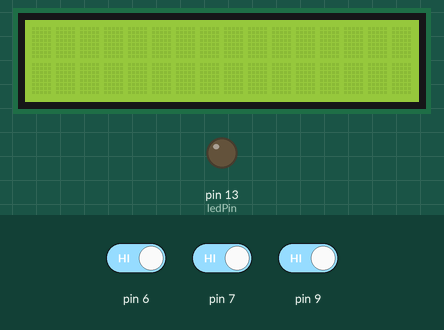
The sketch below on a simulated Arduino Uno, built with avr-gcc and run on an emulated ATmega328P. Parts: 16×2 character LCD, output pins drawn as LEDs (lit = HIGH). The test bench sets the inputs (shaded band); at power-on: pin 6 HIGH, pin 7 HIGH, pin 9 HIGH. What the sketch prints to the serial monitor is not drawn.

Above: at 1.3 s.
1.4 s: pin 6 driven LOW
At 4.0 s:
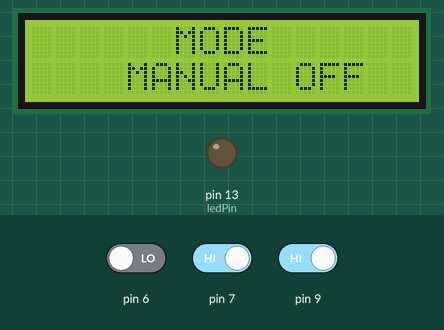
4.4 s: pin 7 driven LOW
At 4.9 s:
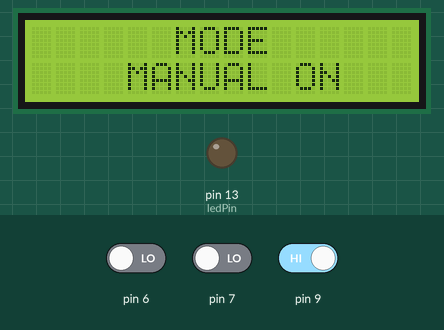
7.4 s: pin 9 driven LOW
At 8.2 s:
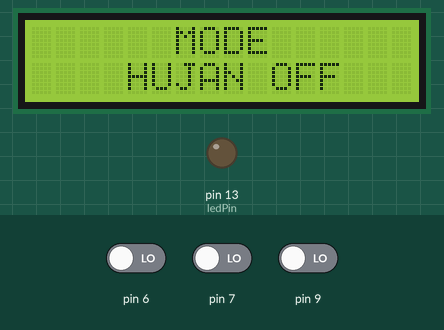
9.9 s: pin 9 driven HIGH
At 12.8 s:
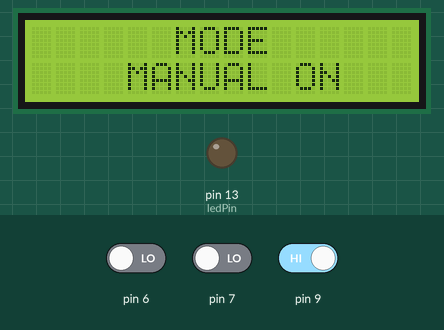
12.9 s: pin 6 driven HIGH
Timing chart, 0 to 15.4 s (numbered marks = the images above; inputs shaded):
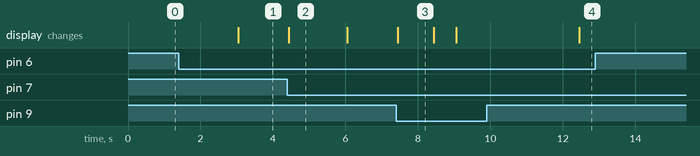

The sketch:

Soil.ino
```cpp
unsigned long hitungan_milis;  //variable yang nantinya kita gunakan untuk menyimpan milis
unsigned long milis_sekarang;
const unsigned long nilai = 3000;  //nilai yang akan kita jadikan patokan 1000 = 1 detik
unsigned long hitungan_milis1;  //variable yang nantinya kita gunakan untuk menyimpan milis
unsigned long milis_sekarang1;
const unsigned long nilai1 = 4000;  //nilai yang akan kita jadikan patokan 1000 = 1 detik
unsigned long hitungan_milis2;  //variable yang nantinya kita gunakan untuk menyimpan milis
unsigned long milis_sekarang2;
const unsigned long nilai2 = 5000;  //nilai yang akan kita jadikan patokan 1000 = 1 detik


const byte ledPin = 13;    //pin LED yang akan kalian gunakan di Arduino

#include <Wire.h>
#include <LiquidCrystal_I2C.h>
LiquidCrystal_I2C lcd(0x27, 16, 2); // set the LCD address to 0x27 for a 16 chars and 2 line display

int nilaibutton1;
int nilaibutton2;
int nilaibutton3;
int nilaibutton4;
void setup()
{
  Serial.begin(9600);
  pinMode(ledPin, OUTPUT);
  pinMode(6, INPUT);
  pinMode(7, INPUT);
  pinMode(9, INPUT);
  hitungan_milis = 0;  //menyimpan milidetik terakhir dari loop
  //LCD Setup
  lcd.init();                      // initialize the lcd
  lcd.init();
  lcd.backlight();
}

void loop()
{
  nilaibutton1 = digitalRead(6);  // read input value
  nilaibutton2 = digitalRead(7);  // read input value
  nilaibutton3 = digitalRead(9);  // read input value

  milis_sekarang = millis();  //mengambil waktu yang berjalan dan menyimpan di variabel milis_sekarang
  milis_sekarang1 = millis();  //mengambil waktu yang berjalan dan menyimpan di variabel milis_sekarang
  milis_sekarang2 = millis();  //mengambil waktu yang berjalan dan menyimpan di variabel milis_sekarang
  Serial.println(milis_sekarang);
  if (nilaibutton1 == 0) {
    if (milis_sekarang - hitungan_milis >= nilai)  //setiap milis_sekarang - hitungan_milis yang mencapai nilai lebih besar atau sama dengan 1000
    {
      Serial.println("Mode Manual Off");
      lcd.clear();
      lcd.setCursor(6, 0);
      lcd.print("MODE");
      lcd.setCursor(4, 1);
      lcd.print("MANUAL OFF");
      hitungan_milis = milis_sekarang;  //waktu yang disimpan dari saat LED hidup / mati
    }
  }

  if (nilaibutton2 == 0) {
    if (milis_sekarang1 - hitungan_milis1 >= nilai1)  //setiap milis_sekarang - hitungan_milis yang mencapai nilai lebih besar atau sama dengan 1000
    {
      Serial.println("Mode Manual On");
      lcd.clear();
      lcd.setCursor(6, 0);
      lcd.print("MODE");
      lcd.setCursor(4, 1);
      lcd.print("MANUAL ON");
      hitungan_milis1 = milis_sekarang1;  //waktu yang disimpan dari saat LED hidup / mati
    }
  }

  if (nilaibutton3 == 0) {
    if (milis_sekarang2 - hitungan_milis2 >= nilai2)  //setiap milis_sekarang - hitungan_milis yang mencapai nilai lebih besar atau sama dengan 1000
    {
      Serial.println("Mode Hujan Off");
      lcd.clear();
      lcd.setCursor(6, 0);
      lcd.print("MODE");
      lcd.setCursor(4, 1);
      lcd.print("HUJAN OFF");
      hitungan_milis2 = milis_sekarang2;  //waktu yang disimpan dari saat LED hidup / mati
    }
  }


  /*
    milis_sekarang = millis();  //mengambil waktu yang berjalan dan menyimpan di variabel milis_sekarang
    Serial.println(milis_sekarang);
    if (milis_sekarang - hitungan_milis >= nilai)  //setiap milis_sekarang - hitungan_milis yang mencapai nilai lebih besar atau sama dengan 1000
    {
    digitalWrite(ledPin, !digitalRead(ledPin));  //LED akan menyala dan mati secara bergantian
    hitungan_milis = milis_sekarang;  //waktu yang disimpan dari saat LED hidup / mati
    }
  */
}
```

Measured:
- after the input at 1.4 s, the display: changes after 1.6 s (image 1)
- after the input at 4.4 s, the display: changes at once (image 2)
- after the input at 7.4 s, the display: changes at once (image 3)
- after the input at 9.9 s, the display: changes after 2.5 s (image 4)
- after the input at 12.9 s, every drawn part: stays the same
- what the display in image 2 shows lasts 1.7 s, from 4.4 s to 6.1 s
- what the display in image 3 shows lasts 1.0 s, from 7.4 s to 8.4 s
